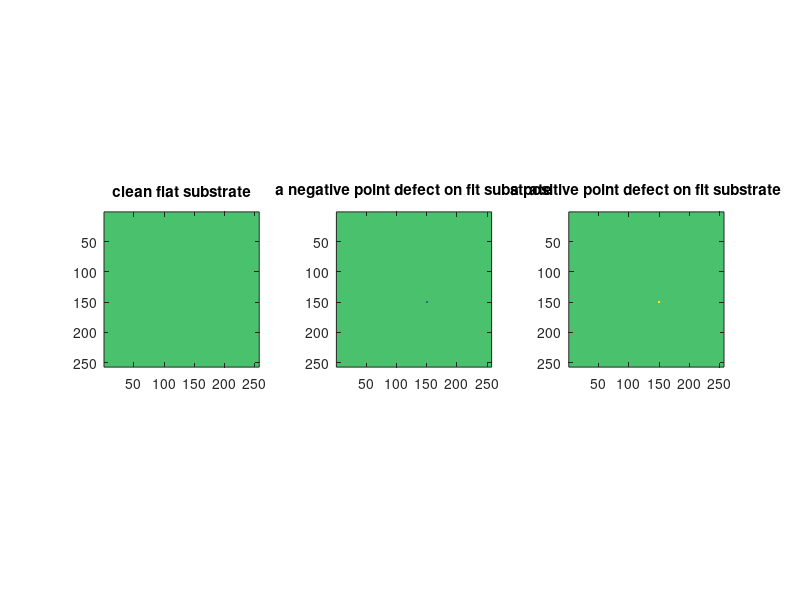

This figure's MATLAB source: (Note: this script raises an error after producing the figure.)
%% make two OAM beams l = +/-1
load('OAM beam l=p=1.mat');

% number of OAM charge, if set to 0, it generates Gaussian beams
N_OAM = 7;

prb1 = zeros(257);prb1(1:end-1, 1:end-1) = LGBeams;

phase = angle(prb1) ;
phase = mod(phase * N_OAM, 2*pi);

prb1 = abs(prb1) .* exp(1i * phase);

prb2 = conj(prb1);

% prb1 = abs(prb1);
% prb2 = abs(prb2);

figure(17);
subplot(221);imagesc(abs(prb1));axis image;title('OAM +1 Amplitude');
subplot(223);imagesc(abs(prb2));axis image;title('OAM -1Amplitude');
subplot(222);imagesc(angle(prb1));axis image;title('OAM +1 Phase');
subplot(224);imagesc(angle(prb2));axis image;title('OAM -1 Phase');
pause
close(17)

%% a point defect on flat substrate

temp1 = ones(257) * (1 + 1i);
figure(17);imagesc(abs(temp1));axis image;pause

defect = 0.5 * (1 + 1i);

temp2 = temp1;
temp2(149:151,149:151) = temp2(149:151,149:151) - defect;   %0.5 * (1 + 1i);
% temp2((149:151),(149:151)+5) = temp2((149:151),(149:151)+5) + defect/1.1;

temp3 = temp1;
temp3(149:151,149:151) = temp3(149:151,149:151) + defect;
% temp3((149:151),(149:151)+5) = temp3((149:151),(149:151)+5) + defect/100;
% temp3(145:155,145:155) = 0.5 * (1 + 1i);

maskClean = temp1;

maskDefect1 = temp2;

maskDefect2 = temp3;

figure(17);
subplot(131);imagesc(abs(maskClean));
axis image;caxis([0 2]);title('clean flat substrate');
subplot(132);imagesc(abs(maskDefect1));
axis image;caxis([0 2]);title('a negative point defect on flt substrate');
subplot(133);imagesc(abs(maskDefect2));
axis image;caxis([0 2]);title('a positive point defect on flt substrate');

pause
close(17)

%% scan the probe across the flat substrate:
%   1. clean mask (a 2D contact array)
%   2. defect mask #1 (a missing contact in a 2D contact array)
%   3. defect mask #2 (a redundant contact in a a 2D contact array)

% xshifts = 0;%   -40:10;
xshifts = -75:-10;
Nshifts = length(xshifts);

% can shift all three objects the same amount in y
yshift =2;

% make a video
videoFlag = input('>> save a video??? [0/1]');
if videoFlag == 1
    videoName = input('>> Please name the video (AS A STRING, with .avi extension,): ');
    v = VideoWriter(videoName);
    v.FrameRate = 5;
    open(v);
end

% h1 = figure(18);
for i = 1:Nshifts
    
    % ================= OAM = +1 ========================    
    % a small point defect on a flat substrate
    maskDefectShifted1 = circshift(maskDefect1, [xshifts(i) yshift]);    
    ESW1_d1 = maskDefectShifted1 .* (prb1);
    Fesw1_d1 = fftshift(fft2(ifftshift(ESW1_d1)));
    
    % ================= OAM = -1 ========================
    ESW2_d1 = maskDefectShifted1 .* (prb2);
    Fesw2_d1 = fftshift(fft2(ifftshift(ESW2_d1)));
    
    % ========== difference in diffraction patterns: a small point defect on a flat substrate ===========
    temp2 = abs((Fesw2_d1)).^2 - abs(Fesw1_d1).^2;
    
    nrow = 2;
    ncol = 6;
    
%     xrange = 80:178;
%     yrange = 80:178;
    
    xrange = 1:257;
    yrange = 1:257;

    f = plotOAM(ESW1_d1,ESW2_d1);
    
%     % ========== OAM BEAM +1 ===========
%     subplot(nrow, ncol, 1);imagesc(angle(prb1(xrange, yrange)));axis image off;
%     title({[num2str(i), ' out of ', num2str(Nshifts)], 'phase of OAM beam +1'});
% %     caxis([0 0.4])
%     
%     % ========== OAM BEAM -1 ===========
%     subplot(nrow, ncol, ncol+1);imagesc(angle(prb2(xrange, yrange)));axis image off;
%     title('phase of OAM beam -1');
% %     caxis([0.5 0.9])
%     
%     % ========== object: a small point defect on a flat substrate ===========
%     subplot(nrow, ncol, [2 ncol+2]);imagesc(abs(maskDefectShifted1(xrange, yrange)));axis image off;
%     title('ESW from OAM beam -1');
% %     caxis([0.5 0.9])
% 
%     % ========== ESW: +1 OAM ===========
%     subplot(nrow, ncol, 3);imagesc(abs(ESW1_d1(xrange, yrange)));axis image off;
%     title('ESW from OAM beam +1');
% %     caxis([0 0.4])
%     
%     % ========== ESW: -1 OAM ===========
%     subplot(nrow, ncol, ncol+3);imagesc(abs(ESW2_d1(xrange, yrange)));axis image off;
%     title('ESW from OAM beam -1');
% %     caxis([0.5 0.9])
% 
%     % ========== Diff Patt: +1 OAM ===========
%     subplot(nrow, ncol, 4);imagesc(abs(Fesw1_d1(xrange, yrange)));axis image off;
%     title('Diff patt from OAM beam +1');
% %     caxis([0 0.4])
%     
%     % ========== Diff Patt: -1 OAM ===========
%     subplot(nrow, ncol, ncol+4);imagesc(abs(Fesw2_d1(xrange, yrange)));axis image off;
%     title('Diff patt from OAM beam -1');
% %     caxis([0.5 0.9])
%         
%     subplot(nrow, ncol, [5, ncol+5]);imagesc(temp2(xrange, yrange));axis image off;
%     title({'difference between OAM +1 and -1',['max value ', num2str(max(abs(temp2(:))))]});
%         
%     % ========== difference in diffraction patterns: a small point defect on a flat substrate ===========
%     temp22 = fftshift(ifft2(ifftshift(temp2)));
% %     subplot(nrow, ncol, ncol+3);imagesc( abs(temp22(80:178, 80:178)).*(mod( angle(temp22(80:178, 80:178)) - pi/2, pi)-pi/2<0));axis image;
%     
%     % amplitude of FT{differential measurement}
%     subplot(nrow, ncol, 6);imagesc( abs(temp22(xrange, yrange)) );axis image off;
%     title({'amplitude of the FT',['max value ', num2str(max(abs(temp22(:))))]});
%     
%     % phase of FT{differential measurement}
%     subplot(nrow, ncol, ncol+6);imagesc( angle(temp22(xrange, yrange)) );axis image off;
%     title('Phase of the FT');
    
    pause(0.01)
    
    if videoFlag == 1
        frame = getframe(f);
        writeVideo(v, frame);
    end
end

if videoFlag == 1
    close(v);
end

%% make 1D line gratings

% clean grating
maskClean = ones(255);
maskClean(2:5:end,:) = 1 + 1i;
maskClean(3:5:end,:) = 1 + 1i;

% defect
defect = (1+1i)/2;

% defect grating #1
maskDefect1 = maskClean;
maskDefect1(127:128, 117:119) = maskDefect1(127:128, 117:119) - defect;%(1 + 1i) / 2;% + 1i/2;
% maskDefect1(:, 117:119) = (1 + 1i) / 2;% + 1i/2;

% defect grating #2
maskDefect2 = maskClean;
maskDefect2(127:128, 117:119) = maskDefect2(127:128, 117:119) + defect;%(1 + 1i) * 1.5;% + 1i/2;
% maskDefect2(:, 117:119) = (1 + 1i) * 2;% + 1i/2;
% maskDefect2(128, 118) = (1 + 1i)/2;% + 1i/2;

figure(4);
ax(1) = subplot(131);imagesc(abs(maskClean));axis image;caxis([0.7 2.2]);
ax(2) = subplot(132);imagesc(abs(maskDefect1));axis image;caxis([0.7 2.2]);
ax(3) = subplot(133);imagesc(abs(maskDefect2));axis image;caxis([0.7 2.2]);

linkaxes(ax)    

%% scan the probe across the flat substrate:
%   1. clean mask (a 2D contact array)
%   2. defect mask #1 (a missing contact in a 2D contact array)
%   3. defect mask #2 (a redundant contact in a a 2D contact array)

% xshifts = 0;%   -40:10;
xshifts = 10;
Nshifts = length(xshifts);

% can shift all three objects the same amount in y
yshift =2;

% make a video
videoFlag = input('>> save a video??? [0/1]');
if videoFlag == 1
    videoName = input('>> Please name the video (AS A STRING, with .avi extension,): ');
    v = VideoWriter(videoName);
    v.FrameRate = 5;
    open(v);
end

% h1 = figure(18);
for i = 1:Nshifts
    
    % ================= OAM = +1 ========================    
    % a small point defect on a flat substrate
    maskDefectShifted1 = circshift(maskDefect1, [xshifts(i) yshift]);    
    ESW1_d1 = maskDefectShifted1 .* (prb1(2:end-1,2:end-1));
    Fesw1_d1 = fftshift(fft2(ifftshift(ESW1_d1)));
    
    % ================= OAM = -1 ========================
    ESW2_d1 = maskDefectShifted1 .* (prb2(2:end-1,2:end-1));
    Fesw2_d1 = fftshift(fft2(ifftshift(ESW2_d1)));
    
    % ========== difference in diffraction patterns: a small point defect on a flat substrate ===========
    temp2 = abs((Fesw2_d1)).^2 - abs(Fesw1_d1).^2;
    
    nrow = 2;
    ncol = 6;
    
%     xrange = 80:178;
%     yrange = 80:178;
    
    xrange = 1:257;
    yrange = 1:257;

    f = plotOAM(ESW1_d1,ESW2_d1);
    
%     % ========== OAM BEAM +1 ===========
%     subplot(nrow, ncol, 1);imagesc(angle(prb1(xrange, yrange)));axis image off;
%     title({[num2str(i), ' out of ', num2str(Nshifts)], 'phase of OAM beam +1'});
% %     caxis([0 0.4])
%     
%     % ========== OAM BEAM -1 ===========
%     subplot(nrow, ncol, ncol+1);imagesc(angle(prb2(xrange, yrange)));axis image off;
%     title('phase of OAM beam -1');
% %     caxis([0.5 0.9])
%     
%     % ========== object: a small point defect on a flat substrate ===========
%     subplot(nrow, ncol, [2 ncol+2]);imagesc(abs(maskDefectShifted1(xrange, yrange)));axis image off;
%     title('ESW from OAM beam -1');
% %     caxis([0.5 0.9])
% 
%     % ========== ESW: +1 OAM ===========
%     subplot(nrow, ncol, 3);imagesc(abs(ESW1_d1(xrange, yrange)));axis image off;
%     title('ESW from OAM beam +1');
% %     caxis([0 0.4])
%     
%     % ========== ESW: -1 OAM ===========
%     subplot(nrow, ncol, ncol+3);imagesc(abs(ESW2_d1(xrange, yrange)));axis image off;
%     title('ESW from OAM beam -1');
% %     caxis([0.5 0.9])
% 
%     % ========== Diff Patt: +1 OAM ===========
%     subplot(nrow, ncol, 4);imagesc(abs(Fesw1_d1(xrange, yrange)));axis image off;
%     title('Diff patt from OAM beam +1');
% %     caxis([0 0.4])
%     
%     % ========== Diff Patt: -1 OAM ===========
%     subplot(nrow, ncol, ncol+4);imagesc(abs(Fesw2_d1(xrange, yrange)));axis image off;
%     title('Diff patt from OAM beam -1');
% %     caxis([0.5 0.9])
%         
%     subplot(nrow, ncol, [5, ncol+5]);imagesc(temp2(xrange, yrange));axis image off;
%     title({'difference between OAM +1 and -1',['max value ', num2str(max(abs(temp2(:))))]});
%         
%     % ========== difference in diffraction patterns: a small point defect on a flat substrate ===========
%     temp22 = fftshift(ifft2(ifftshift(temp2)));
% %     subplot(nrow, ncol, ncol+3);imagesc( abs(temp22(80:178, 80:178)).*(mod( angle(temp22(80:178, 80:178)) - pi/2, pi)-pi/2<0));axis image;
%     
%     % amplitude of FT{differential measurement}
%     subplot(nrow, ncol, 6);imagesc( abs(temp22(xrange, yrange)) );axis image off;
%     title({'amplitude of the FT',['max value ', num2str(max(abs(temp22(:))))]});
%     
%     % phase of FT{differential measurement}
%     subplot(nrow, ncol, ncol+6);imagesc( angle(temp22(xrange, yrange)) );axis image off;
%     title('Phase of the FT');
    
    pause(0.01)
    
    if videoFlag == 1
        frame = getframe(f);
        writeVideo(v, frame);
    end
end

if videoFlag == 1
    close(v);
end

%% make 2 1D line gratings with gap in between

% clean grating
maskClean = ones(255);
maskClean(2:5:end,:) = 1 + 1i;
maskClean(3:5:end,:) = 1 + 1i;
maskClean(:,117:119) = (1 + 1i) / 2;
% defect
defect = (1+1i) / 2;

% defect grating #1
maskDefect1 = maskClean;
maskDefect1(127:128, 117:119) = maskDefect1(127:128, 117:119) + defect;%(1 + 1i) / 2;% + 1i/2;
% maskDefect1(:, 117:119) = (1 + 1i) / 2;% + 1i/2;

% defect grating #2
maskDefect2 = maskClean;
maskDefect2(127:128, 117:119) = maskDefect2(127:128, 117:119) + 2 * defect;%(1 + 1i) * 1.5;% + 1i/2;
% maskDefect2(:, 117:119) = (1 + 1i) * 2;% + 1i/2;
% maskDefect2(128, 118) = (1 + 1i)/2;% + 1i/2;

figure(4);
ax(1) = subplot(131);imagesc(abs(maskClean));axis image;caxis([0.7 2.2]);
ax(2) = subplot(132);imagesc(abs(maskDefect1));axis image;caxis([0.7 2.2]);
ax(3) = subplot(133);imagesc(abs(maskDefect2));axis image;caxis([0.7 2.2]);

linkaxes(ax)

%% scan the probe across the flat substrate:
%   1. clean mask (a 2D contact array)
%   2. defect mask #1 (a missing contact in a 2D contact array)
%   3. defect mask #2 (a redundant contact in a a 2D contact array)

% xshifts = 0;%   -40:10;
xshifts = 10;
Nshifts = length(xshifts);

% can shift all three objects the same amount in y
yshift =2;

% make a video
videoFlag = input('>> save a video??? [0/1]');
if videoFlag == 1
    videoName = input('>> Please name the video (AS A STRING, with .avi extension,): ');
    v = VideoWriter(videoName);
    v.FrameRate = 5;
    open(v);
end

% h1 = figure(18);
for i = 1:Nshifts
    
    % ================= OAM = +1 ========================    
    % a small point defect on a flat substrate
    maskDefectShifted1 = circshift(maskDefect1, [xshifts(i) yshift]);    
    ESW1_d1 = maskDefectShifted1 .* (prb1(2:end-1,2:end-1));
    Fesw1_d1 = fftshift(fft2(ifftshift(ESW1_d1)));
    
    % ================= OAM = -1 ========================
    ESW2_d1 = maskDefectShifted1 .* (prb2(2:end-1,2:end-1));
    Fesw2_d1 = fftshift(fft2(ifftshift(ESW2_d1)));
    
    % ========== difference in diffraction patterns: a small point defect on a flat substrate ===========
    temp2 = abs((Fesw2_d1)).^2 - abs(Fesw1_d1).^2;
    temp3 = temp2;
%     temp3(110:146,:) = 0;
    
    nrow = 2;
    ncol = 6;
    
%     xrange = 80:178;
%     yrange = 80:178;
    
    xrange = 1:257;
    yrange = 1:257;

    f = plotOAM(ESW1_d1,ESW2_d1, Fesw1_d1, Fesw2_d1, temp3);
    
%     % ========== OAM BEAM +1 ===========
%     subplot(nrow, ncol, 1);imagesc(angle(prb1(xrange, yrange)));axis image off;
%     title({[num2str(i), ' out of ', num2str(Nshifts)], 'phase of OAM beam +1'});
% %     caxis([0 0.4])
%     
%     % ========== OAM BEAM -1 ===========
%     subplot(nrow, ncol, ncol+1);imagesc(angle(prb2(xrange, yrange)));axis image off;
%     title('phase of OAM beam -1');
% %     caxis([0.5 0.9])
%     
%     % ========== object: a small point defect on a flat substrate ===========
%     subplot(nrow, ncol, [2 ncol+2]);imagesc(abs(maskDefectShifted1(xrange, yrange)));axis image off;
%     title('ESW from OAM beam -1');
% %     caxis([0.5 0.9])
% 
%     % ========== ESW: +1 OAM ===========
%     subplot(nrow, ncol, 3);imagesc(abs(ESW1_d1(xrange, yrange)));axis image off;
%     title('ESW from OAM beam +1');
% %     caxis([0 0.4])
%     
%     % ========== ESW: -1 OAM ===========
%     subplot(nrow, ncol, ncol+3);imagesc(abs(ESW2_d1(xrange, yrange)));axis image off;
%     title('ESW from OAM beam -1');
% %     caxis([0.5 0.9])
% 
%     % ========== Diff Patt: +1 OAM ===========
%     subplot(nrow, ncol, 4);imagesc(abs(Fesw1_d1(xrange, yrange)));axis image off;
%     title('Diff patt from OAM beam +1');
% %     caxis([0 0.4])
%     
%     % ========== Diff Patt: -1 OAM ===========
%     subplot(nrow, ncol, ncol+4);imagesc(abs(Fesw2_d1(xrange, yrange)));axis image off;
%     title('Diff patt from OAM beam -1');
% %     caxis([0.5 0.9])
%         
%     subplot(nrow, ncol, [5, ncol+5]);imagesc(temp2(xrange, yrange));axis image off;
%     title({'difference between OAM +1 and -1',['max value ', num2str(max(abs(temp2(:))))]});
%         
%     % ========== difference in diffraction patterns: a small point defect on a flat substrate ===========
%     temp22 = fftshift(ifft2(ifftshift(temp2)));
% %     subplot(nrow, ncol, ncol+3);imagesc( abs(temp22(80:178, 80:178)).*(mod( angle(temp22(80:178, 80:178)) - pi/2, pi)-pi/2<0));axis image;
%     
%     % amplitude of FT{differential measurement}
%     subplot(nrow, ncol, 6);imagesc( abs(temp22(xrange, yrange)) );axis image off;
%     title({'amplitude of the FT',['max value ', num2str(max(abs(temp22(:))))]});
%     
%     % phase of FT{differential measurement}
%     subplot(nrow, ncol, ncol+6);imagesc( angle(temp22(xrange, yrange)) );axis image off;
%     title('Phase of the FT');
    
    pause(0.01)
    
    if videoFlag == 1
        frame = getframe(f);
        writeVideo(v, frame);
    end
end

if videoFlag == 1
    close(v);
end

%% make 2D contact array

temp1 = ones(8);
figure(17);imagesc(abs(temp1));axis image;pause
temp1(3:5,3:5) = 1+1i;
figure(17);imagesc(abs(temp1));axis image;pause
temp1 = repmat(temp1, 32, 32);
figure(17);imagesc(abs(temp1));axis image;pause
temp2 = ones(257);
temp2(2:end,2:end) = temp1;
figure(17);imagesc(abs(temp2));axis image;

maskClean = temp2;

% defect position
rangex = 148:150;   % centered on a contact
rangey = 148:150;

% rangex = 144:146;   % centered in between contacts
% rangey = 144:146

defect = 0.5 * (1 + 1i);

maskDefect1 = temp2;
maskDefect1(rangex,rangey) = maskDefect1(rangex,rangey) - defect;   %exp(1i*pi/4) * (1 + 1i) * 0.5;

maskDefect2 = temp2;
% maskDefect2(144:146, 144:146) = 1 + 1i;
maskDefect2(rangex,rangey) = maskDefect2(rangex,rangey) + defect;

figure(17);
subplot(131);imagesc(abs(maskClean));axis image;caxis([0.7 2.2]);
subplot(132);imagesc(abs(maskDefect1));axis image;caxis([0.7 2.2]);
subplot(133);imagesc(abs(maskDefect2));axis image;caxis([0.7 2.2]);

%% scan the probe across the flat substrate:
%   1. clean mask (a 2D contact array)
%   2. defect mask #1 (a missing contact in a 2D contact array)
%   3. defect mask #2 (a redundant contact in a a 2D contact array)

% xshifts = 0;%   -40:10;
xshifts = -75:-10;
Nshifts = length(xshifts);

% can shift all three objects the same amount in y
yshift =2;

% make a video
videoFlag = input('>> save a video??? [0/1]');
if videoFlag == 1
    videoName = input('>> Please name the video (AS A STRING, with .avi extension,): ');
    v = VideoWriter(videoName);
    v.FrameRate = 5;
    open(v);
end

% h1 = figure(18);
for i = 1:Nshifts
    
    % ================= OAM = +1 ========================    
    % a small point defect on a flat substrate
    maskDefectShifted1 = circshift(maskDefect1, [xshifts(i) yshift]);    
    ESW1_d1 = maskDefectShifted1 .* (prb1);
    Fesw1_d1 = fftshift(fft2(ifftshift(ESW1_d1)));
    
    % ================= OAM = -1 ========================
    ESW2_d1 = maskDefectShifted1 .* (prb2);
    Fesw2_d1 = fftshift(fft2(ifftshift(ESW2_d1)));
    
    % ========== difference in diffraction patterns: a small point defect on a flat substrate ===========
    temp2 = abs((Fesw2_d1)).^2 - abs(Fesw1_d1).^2;
    temp3 = temp2;
%     temp3(110:146,:) = 0;
    
    nrow = 2;
    ncol = 6;
    
%     xrange = 80:178;
%     yrange = 80:178;
    
    xrange = 1:257;
    yrange = 1:257;

    f = plotOAM(ESW1_d1,ESW2_d1, Fesw1_d1, Fesw2_d1, temp3);
    
%     % ========== OAM BEAM +1 ===========
%     subplot(nrow, ncol, 1);imagesc(angle(prb1(xrange, yrange)));axis image off;
%     title({[num2str(i), ' out of ', num2str(Nshifts)], 'phase of OAM beam +1'});
% %     caxis([0 0.4])
%     
%     % ========== OAM BEAM -1 ===========
%     subplot(nrow, ncol, ncol+1);imagesc(angle(prb2(xrange, yrange)));axis image off;
%     title('phase of OAM beam -1');
% %     caxis([0.5 0.9])
%     
%     % ========== object: a small point defect on a flat substrate ===========
%     subplot(nrow, ncol, [2 ncol+2]);imagesc(abs(maskDefectShifted1(xrange, yrange)));axis image off;
%     title('ESW from OAM beam -1');
% %     caxis([0.5 0.9])
% 
%     % ========== ESW: +1 OAM ===========
%     subplot(nrow, ncol, 3);imagesc(abs(ESW1_d1(xrange, yrange)));axis image off;
%     title('ESW from OAM beam +1');
% %     caxis([0 0.4])
%     
%     % ========== ESW: -1 OAM ===========
%     subplot(nrow, ncol, ncol+3);imagesc(abs(ESW2_d1(xrange, yrange)));axis image off;
%     title('ESW from OAM beam -1');
% %     caxis([0.5 0.9])
% 
%     % ========== Diff Patt: +1 OAM ===========
%     subplot(nrow, ncol, 4);imagesc(abs(Fesw1_d1(xrange, yrange)));axis image off;
%     title('Diff patt from OAM beam +1');
% %     caxis([0 0.4])
%     
%     % ========== Diff Patt: -1 OAM ===========
%     subplot(nrow, ncol, ncol+4);imagesc(abs(Fesw2_d1(xrange, yrange)));axis image off;
%     title('Diff patt from OAM beam -1');
% %     caxis([0.5 0.9])
%         
%     subplot(nrow, ncol, [5, ncol+5]);imagesc(temp2(xrange, yrange));axis image off;
%     title({'difference between OAM +1 and -1',['max value ', num2str(max(abs(temp2(:))))]});
%         
%     % ========== difference in diffraction patterns: a small point defect on a flat substrate ===========
%     temp22 = fftshift(ifft2(ifftshift(temp2)));
% %     subplot(nrow, ncol, ncol+3);imagesc( abs(temp22(80:178, 80:178)).*(mod( angle(temp22(80:178, 80:178)) - pi/2, pi)-pi/2<0));axis image;
%     
%     % amplitude of FT{differential measurement}
%     subplot(nrow, ncol, 6);imagesc( abs(temp22(xrange, yrange)) );axis image off;
%     title({'amplitude of the FT',['max value ', num2str(max(abs(temp22(:))))]});
%     
%     % phase of FT{differential measurement}
%     subplot(nrow, ncol, ncol+6);imagesc( angle(temp22(xrange, yrange)) );axis image off;
%     title('Phase of the FT');
    
    pause(0.01)
    
    if videoFlag == 1
        frame = getframe(f);
        writeVideo(v, frame);
    end
end

if videoFlag == 1
    close(v);
end